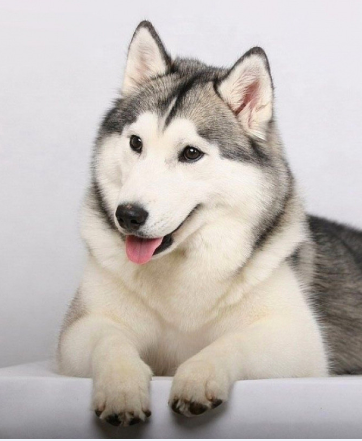
#> input picture myopencv/images/haha.PNG, 362 x 441 px
$ python mycv3.py   (older library calls are emulated)
#> lines starting #> are read from the running program, lines starting #| are printed output that depends on the picture
#coding:utf-8
import numpy as np
import cv2
import matplotlib.pyplot as plt
import datetime


#定义一个drawmatches函数
# [49 lines left out: function drawMatches, not called in this run]


beaver = cv2.imread('images/haha.PNG')
#> beaver is the input picture: shape (441, 362, 3); mean B, G, R 183.9, 188, 194.7
#彩色图
#plt.imshow(cv2.cvtColor(beaver,cv2.COLOR_BGR2RGB))
#灰度图
gray = cv2.cvtColor(beaver,cv2.COLOR_BGR2GRAY)
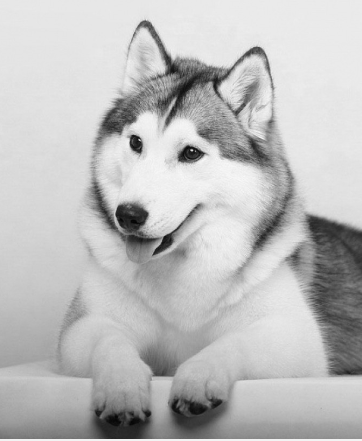
#> gray: shape (441, 362); min 3, max 248, mean 189.5
#SIFT特征检测器
#sift = cv2.xfeatures2d.SIFT_create()
sift=cv2.SIFT()
#sift = cv2.xfeatures2d.SIFT_create()
keypoints = sift.detect(beaver,None)
#> keypoints = 313 keypoints; strongest (x, y, size): (136, 144, 10.1), (189, 154, 13.4), (130, 219, 22.5), (167, 240, 8)
#在图片中将特征点显示
beaver_sift = cv2.drawKeypoints(beaver,keypoints,None)
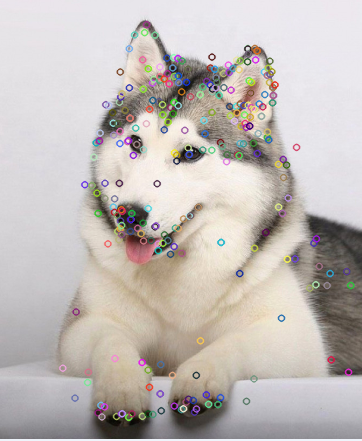
#> beaver_sift: shape (441, 362, 3); mean B, G, R 183.9, 187.5, 194
#找到关键点和描述符(128*kp)
kp,des = sift.compute(gray,keypoints)
#> kp has the same summary as keypoints
plt.imshow(cv2.cvtColor(beaver_sift, cv2.COLOR_BGR2RGB))
plt.show()
# [5 lines of commented-out code are left out]
img1 = cv2.imread('images/jianjian.jpg')
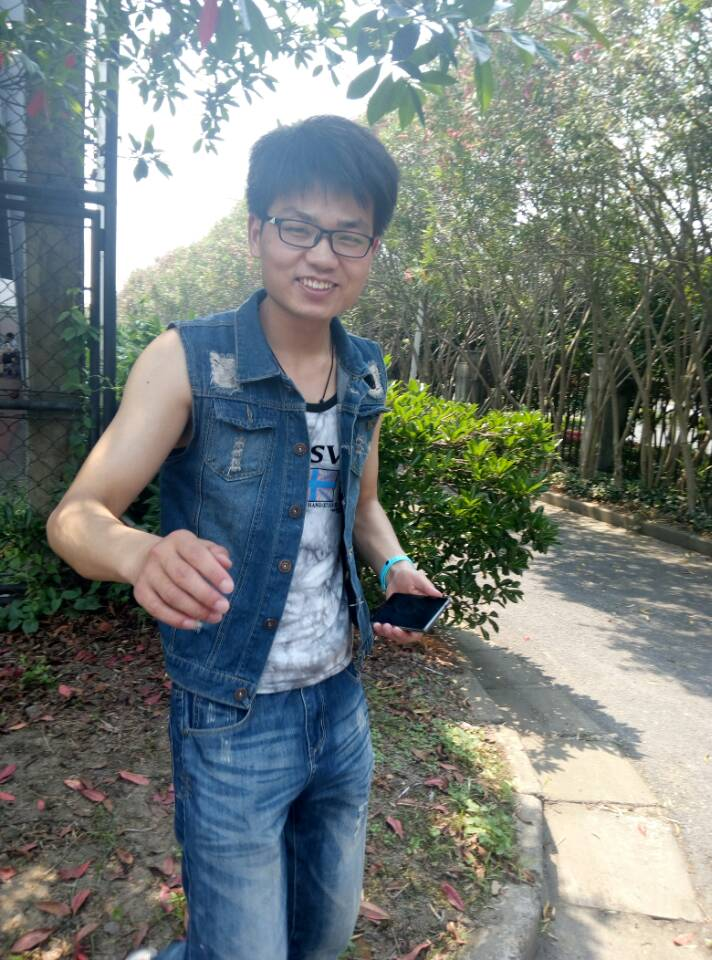
#> input picture myopencv/images/jianjian.jpg, 712 x 960 px
#> img1 is the input picture: shape (960, 712, 3); mean B, G, R 122.8, 125.7, 117.4
img2 = cv2.imread('images/jianjian1.jpg')
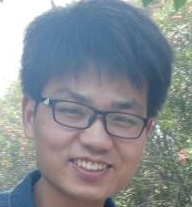
#> input picture myopencv/images/jianjian1.jpg, 192 x 207 px
#> img2 is the input picture: shape (207, 192, 3); mean B, G, R 146.8, 141, 134.8
"""
plt.subplot(1,2,1)
plt.imshow(cv2.cvtColor(img1,cv2.COLOR_BGR2RGB))
plt.subplot(1,2,2)
plt.imshow(cv2.cvtColor(img2,cv2.COLOR_BGR2RGB))
"""
"""
gray1 = cv2.cvtColor(img1,cv2.COLOR_BGR2GRAY)
gray2 = cv2.cvtColor(img2,cv2.COLOR_BGR2GRAY)

orb = cv2.ORB(1000, 1.2)

(kp1,des1) = orb.detectAndCompute(gray1, None)

(kp2,des2) = orb.detectAndCompute(gray2, None)

bf = cv2.BFMatcher(cv2.NORM_HAMMING, crossCheck=True)

matches = bf.match(des1,des2)

matches = sorted(matches, key=lambda val: val.distance)

out = drawMatches(gray1, kp1, gray2, kp2, matches[:30])

"""


"""
kp1, des1 = sift.detectAndCompute(gray1, None)
kp2, des2 = sift.detectAndCompute(gray2, None)


des1 = des1 / np.repeat(np.sum(des1, axis = 1).reshape(des1.shape[0], 1), des1.shape[1], axis=1)
des2 = des2 / np.repeat(np.sum(des2, axis = 1).reshape(des2.shape[0], 1), des2.shape[1], axis=1)

# Calculate Hellinger distance for every feature pair
dist_mat = np.sqrt(np.abs(1.0 - np.dot(np.sqrt(des1), np.sqrt(des2).transpose())))

# Match with ratio test
min_arg = np.argsort(dist_mat, axis=1)
good_matches = []
for i in range(dist_mat.shape[0]):
    m, n = min_arg[i][0:2]
    if dist_mat[i][m] < dist_mat[i][n] * 0.75:
        dmatch = cv2.DMatch(i, m, 0, dist_mat[i][m]) # _queryIdx, _trainIdx, _imgIdx, _distance
        good_matches.append(dmatch)


out = drawMatches(gray1, kp1, gray2, kp2, good_matches[:30])

"""
